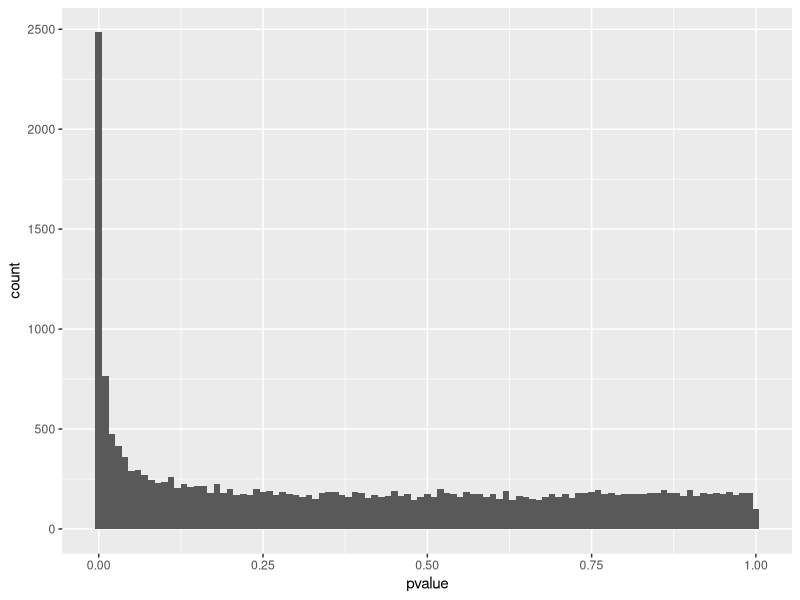
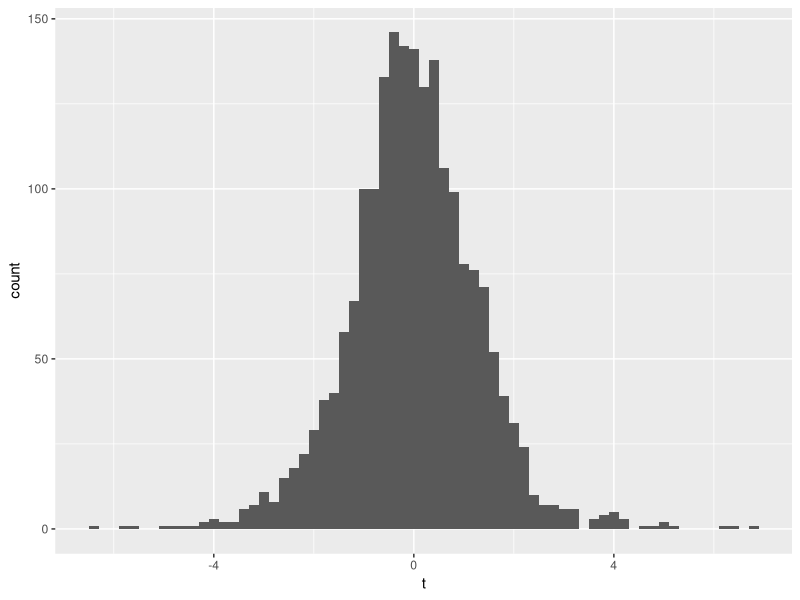
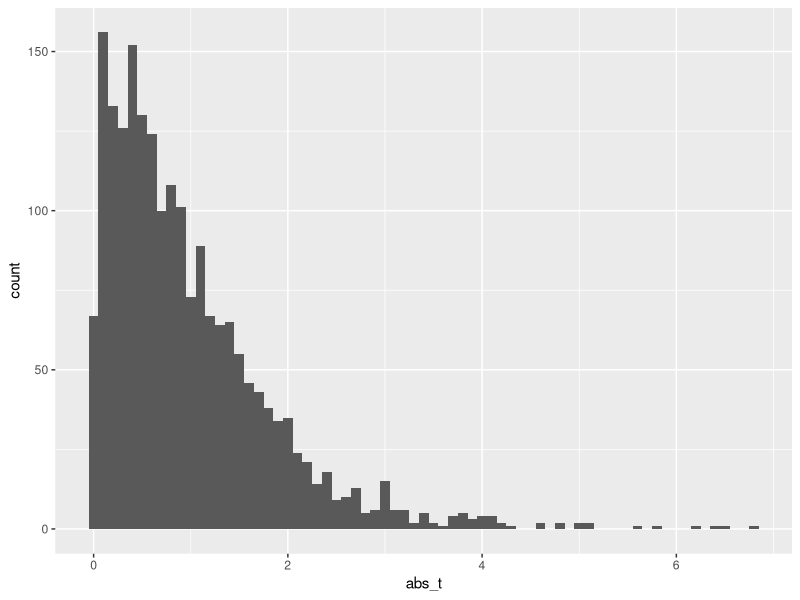
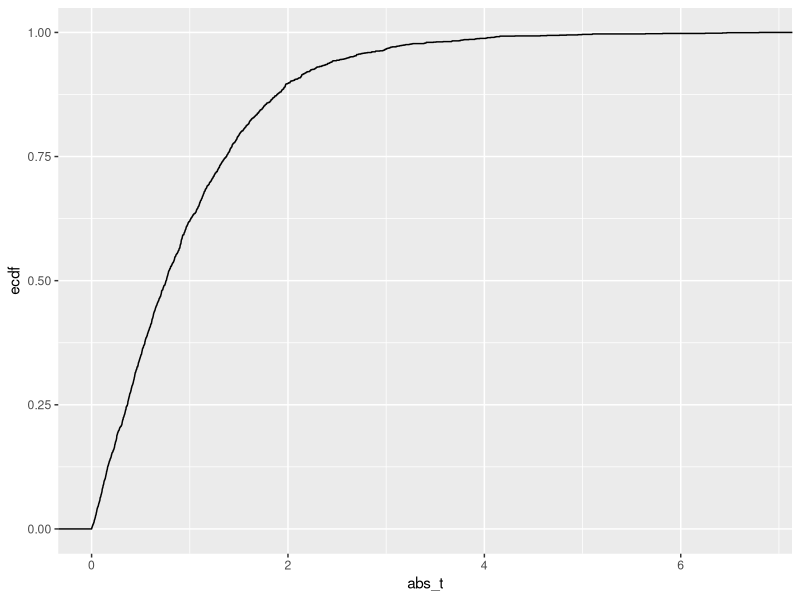
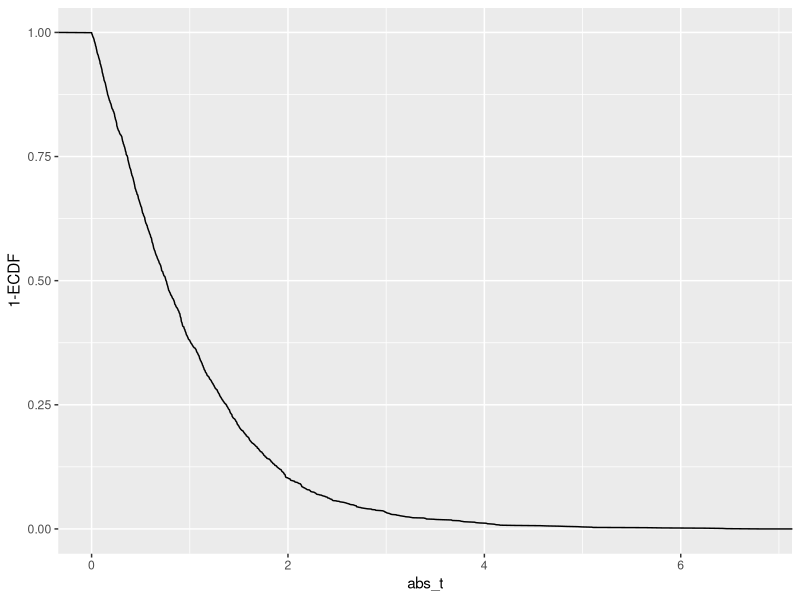
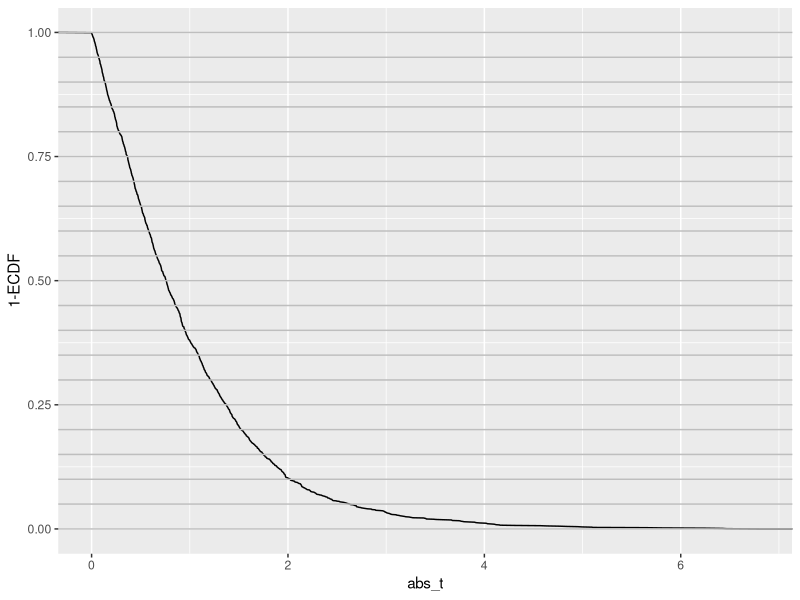
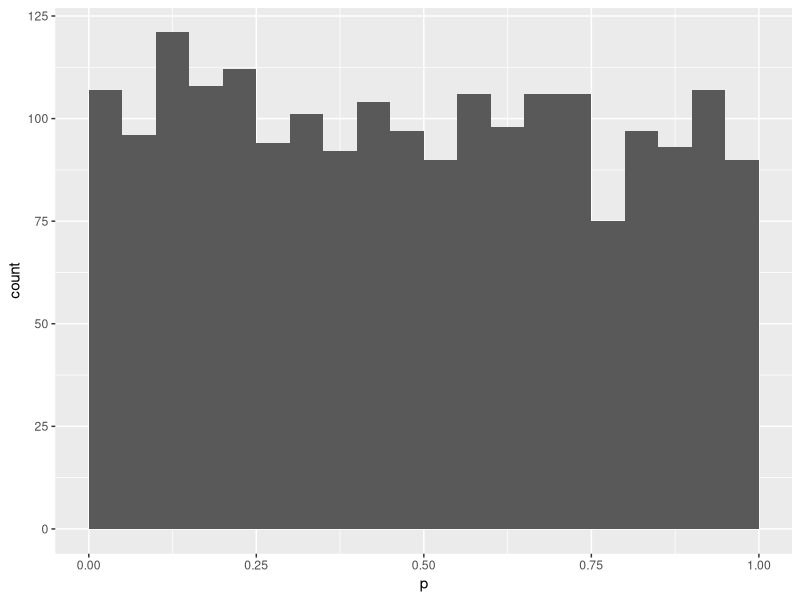
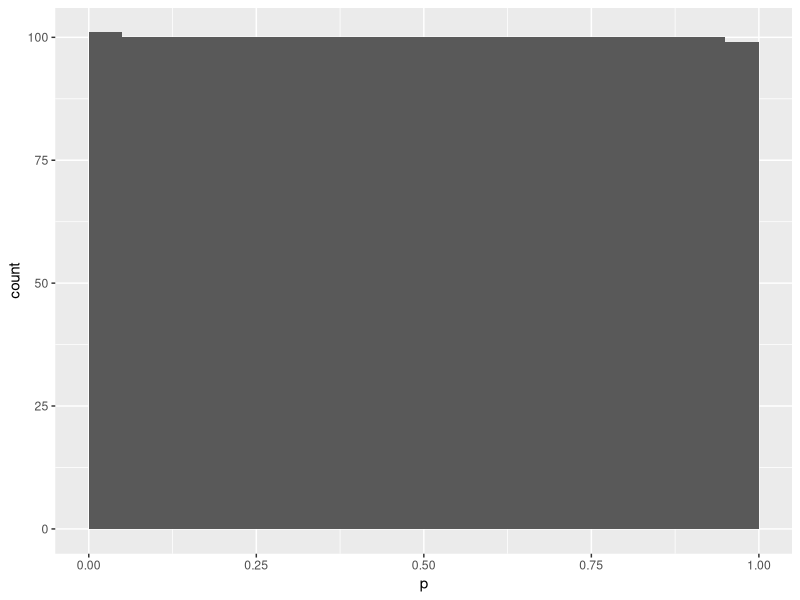

R code for these plots, in order:
## ---- chunk 1
library(knitr)
library(tidyverse)
# Read the CSV file with the generated p_values for each gene
gene_pvalues <- read.csv("data/DEG_pvalues.csv")
gene_pvalues <- na.omit(gene_pvalues)
# Check the first few rows 

kable(head(gene_pvalues), caption = "p-Values for each analysed gene")
## ---- chunk 2
gene_pvalues %>% 
  ggplot(aes(x=pvalue))+
  geom_histogram(binwidth=0.01)
## ---- chunk 3
set.seed(55)
ts <- rt(2000, df=5)
data.frame(t=ts) %>% 
  ggplot(aes(x=t))+
  geom_histogram(binwidth=0.2)+
  labs(main="Null distribution of t")
## ---- chunk 4
abs_t <- abs(ts)# take their absolute values
data.frame(abs_t=abs_t) %>% 
  ggplot(aes(x=abs_t))+
  geom_histogram(binwidth=0.1)+
  labs(main="Null distribution of |t|")
## ---- chunk 5
data.frame(abs_t = abs_t) %>% 
  ggplot(aes(x=abs_t))+
  stat_ecdf()
## ---- chunk 6
data.frame(abs_t = abs_t) %>% 
  ggplot(aes(x=abs_t))+
  geom_line(aes(y = 1 - ..y..), stat='ecdf')+
  labs(y="1-ECDF")
## ---- chunk 7
data.frame(abs_t = abs_t) %>% 
  ggplot(aes(x=abs_t))+
  geom_line(aes(y = 1 - ..y..), stat='ecdf')+
  labs(y="1-ECDF")+
  geom_hline(yintercept = seq(0,1,by=0.05),
             col="gray")
## ---- chunk 8
quantile(abs_t, probs=c(0.95,1))
quantile(abs_t, probs=c(0.9,0.95))
## ---- chunk 9
data.frame(abs_t = abs_t) %>% 
  mutate(p = pt(abs_t, df=5,lower.tail=FALSE)*2) %>% 
  ggplot(aes(p))+
  geom_histogram(binwidth=0.05, boundary=0)
## ---- chunk 10
abs_t_vec <- abs_t
data.frame(abs_t = abs_t) %>% 
  rowwise() %>% 
  mutate(p = mean(abs_t>abs_t_vec)) %>% 
  ggplot(aes(p))+
  geom_histogram(binwidth=0.05, boundary=0)
## ---- chunk 11
gene_pvalues %>% 
  ggplot(aes(x=pvalue))+
  geom_histogram(binwidth = 0.01)+
  geom_hline(yintercept=160)+
  geom_vline(xintercept=0.05)
## ---- chunk 12
gene_pvalues <- na.omit(gene_pvalues)  # Removes rows with NA values
sum(gene_pvalues$pvalue < 0.05)
## ---- chunk 13
alpha=0.1
# Apply Benjamini-Hochberg correction
p_adjusted_BH <- p.adjust(gene_pvalues$pvalue, method = "BH")
significant_bh <- p_adjusted_BH < alpha
Benjamini_Hochberg_genes<-sum(significant_bh) # Number of significant hits after Benjamini-Hochberg correction
Benjamini_Hochberg_genes
## ---- chunk 14
alpha=0.1
# Apply Bonferroni correction
p_adjusted <- p.adjust(gene_pvalues$pvalue, method = "bonferroni")
significant_bonferroni<- p_adjusted < alpha
bonferroni_genes<-sum(significant_bonferroni) # Number of significant hits after bonferroni correction
bonferroni_genes
## ---- chunk 15
data.frame(p=gene_pvalues$pvalue ,padj =p_adjusted_BH) %>% 
  filter(p<0.05) %>% 
  pull(padj) %>% 
  max()
